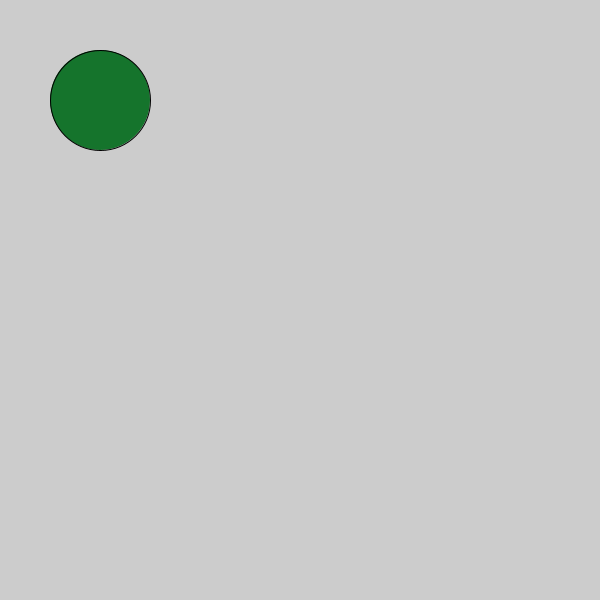
Frame 1 (no input)
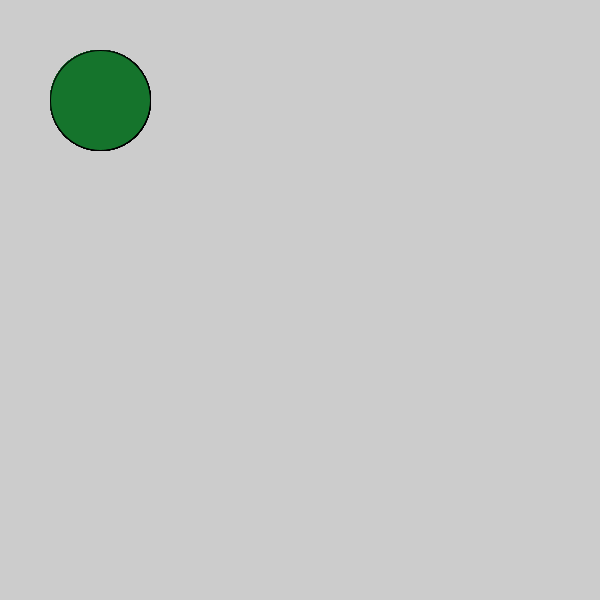
Frame 60 (the mouse pressed at the canvas centre just before this capture)
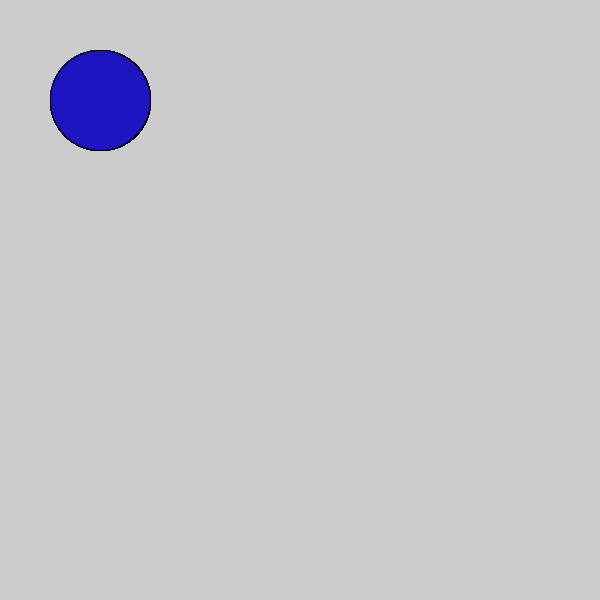
Frame 120 (the mouse held since frame 60 and released just before this capture)

The Processing sketch that drew these frames (run headless with seeded random() and noise(); from frame 60 on, the mouse is pressed at the canvas centre):

// Processing sketch: LogicalDot
// ── LogicalDot.pde
void setup(){
size(600,600);
}
void draw(){
 

if(mousePressed){
  fill(#1E14C1);
} else {
  fill(#15742C);
}
ellipse(100,100,100,100);
}
